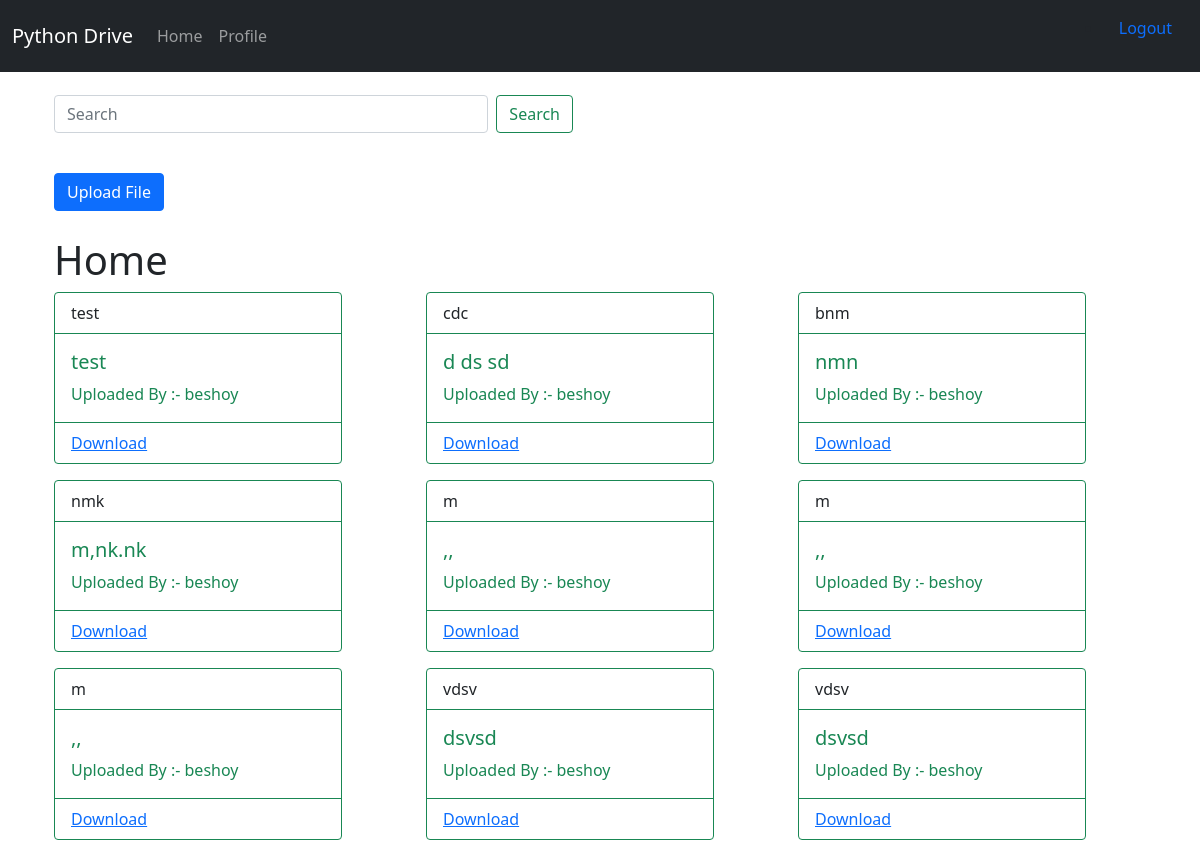
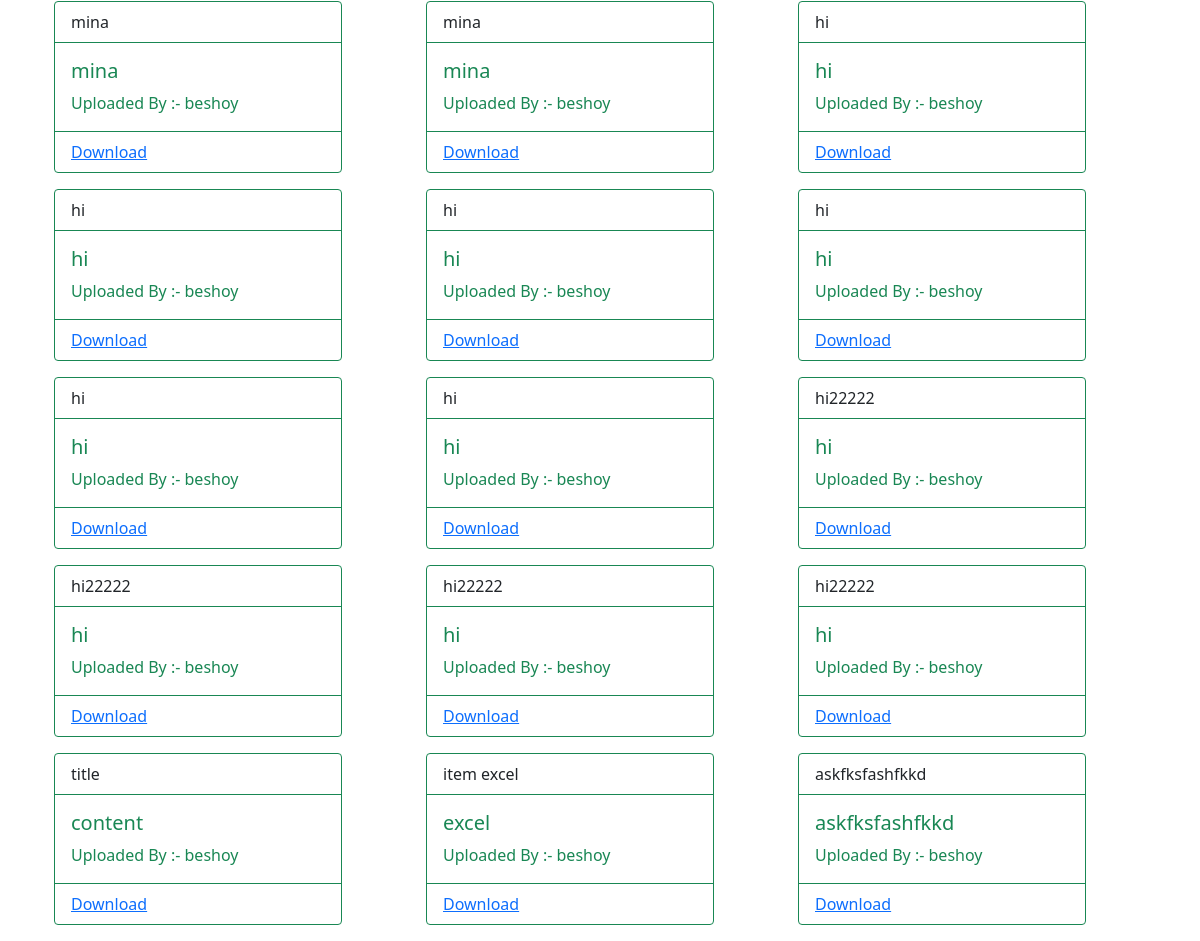
The app's page /search/ with its own data (2 pictures, top to bottom).
### fileapp/models.py (models this page shows, shortened)
class FilesData(models.Model):
	user = models.ForeignKey(User , on_delete=models.CASCADE ,blank=True,null=True)
	title = models.CharField( max_length=200 )
	content = models.CharField( max_length=500 ,blank=True,null=True)
	file_name= models.FileField(upload_to='documents/')
	uploaded_at = models.DateTimeField(auto_now_add=True )

### fileapp/views.py (the view)
# urls.py: path('search/' ,serch_in_files , name="search" ),
def serch_in_files(request):
	pattern = request.GET.get("search")
	if pattern :
		query_all = Q(title__icontains=pattern) | Q(content__icontains=pattern)
		data = {"data":[obj for obj in FilesData.objects.filter(query_all).distinct()]}
		a = get_pdf_files(pattern)
		b = get_excel_files(pattern)
		all_files = a+b
		if len(all_files) > 0 :
			for i in all_files:
				try :
					obj = FilesData.objects.get(file_name__icontains= i)
					data['data'].append(obj)
				except:
					pass
		return render(request , "home.html" , data)
	else :
		data={ "data" : FilesData.objects.all()}
	return render(request , "home.html" , data)

### userprofile/templates/home.html
{% extends 'base.html' %}
{% block content %}
<h1> Home </h1>
<div class="row">
{% for i in data %}
<div class="col-4">
<div class="card border-success mb-3" style="max-width: 18rem;">
  <div class="card-header bg-transparent border-success"> {{ i.title }} </div>
  <div class="card-body text-success">
    <h5 class="card-title"> {{ i.content }} </h5>
    <p class="card-text"> Uploaded By :- {{i.user.username }}</p>
  </div>
  <div class="card-footer bg-transparent border-success"><a href="{{ i.file_name.url }}" download>  Download </a> </div>
</div>
</div>
{% endfor %}
</div>
{% endblock %}

### userprofile/templates/base.html (shortened to what this page needs)
{% load static %}
<!doctype html>
<html lang="en">
  <head>
<link rel="stylesheet" type="text/css" href="{% static 'css/bootstrap.min.css' %}">
    <link href="{% static 'css/starter-template.css' %}" rel="stylesheet">
  </head>
  <body>
<nav class="navbar navbar-expand-md navbar-dark bg-dark fixed-top">
  <div class="container-fluid">
    <a class="navbar-brand" href="{% url 'home' %}"> Python Drive </a>
    <div class="collapse navbar-collapse" id="navbarsExampleDefault">
      <ul class="navbar-nav me-auto mb-2 mb-md-0">
        <li class="nav-item active">
          <a class="nav-link" aria-current="page" href="{% url 'home' %}" >Home</a>
        </li>
        <li class="nav-item">
          <a class="nav-link" href="{% url 'profile' idx=request.user.id %}">Profile</a>
        </li>
      </ul>
      <ul class="d-flex">
      	 <li class="nav-item">
          <a class="nav-link" href="{% url 'logout' %}"> Logout </a>
        </li>
        </ul>
    </div>
  </div>
</nav>
<main class="container">
  <div class="container">
  	<div class="mod">
  	<div class="row">
  		<div class="col-6">
  	 <form class="d-flex" method='get' action ="{% url 'search' %}">
        <input class="form-control me-2" type="search" placeholder="Search" aria-label="Search" name='search'>
        <button class="btn btn-outline-success" type="submit">Search</button>
     </form>
 </div></div></div>
<div class="mod">
<button type="button" class="btn btn-primary" data-toggle="modal" data-target="#exampleModal">
  Upload File
</button>
</div>
{% block content %}  {% endblock %}
</div>
</main>
  </body>
</html>

### static/css/starter-template.css (style rules this page uses)
body { padding-top: 5rem; }

### userprofile/templates/base.html (style rules this page uses)
.mod { padding-top: 15px; padding-right: 30px; padding-bottom: 25px; }

### records on screen
FilesData: title "test", content "test", user.username "beshoy"
FilesData: title "cdc", content "d ds sd", user.username "beshoy"
FilesData: title "bnm", content "nmn", user.username "beshoy"
FilesData: title "nmk", content "m,nk.nk", user.username "beshoy"
FilesData: title "m", content ",,", user.username "beshoy"
FilesData: title "m", content ",,", user.username "beshoy"
FilesData: title "m", content ",,", user.username "beshoy"
FilesData: title "vdsv", content "dsvsd", user.username "beshoy"
FilesData: title "vdsv", content "dsvsd", user.username "beshoy"
FilesData: title "mina", content "mina", user.username "beshoy"
FilesData: title "mina", content "mina", user.username "beshoy"
FilesData: title "hi", content "hi", user.username "beshoy"
FilesData: title "hi", content "hi", user.username "beshoy"
FilesData: title "hi", content "hi", user.username "beshoy"
FilesData: title "hi", content "hi", user.username "beshoy"
FilesData: title "hi", content "hi", user.username "beshoy"
FilesData: title "hi", content "hi", user.username "beshoy"
FilesData: title "hi22222", content "hi", user.username "beshoy"
FilesData: title "hi22222", content "hi", user.username "beshoy"
FilesData: title "hi22222", content "hi", user.username "beshoy"
FilesData: title "hi22222", content "hi", user.username "beshoy"
FilesData: title "title", content "content", user.username "beshoy"
FilesData: title "item excel", content "excel", user.username "beshoy"
FilesData: title "askfksfashfkkd", content "askfksfashfkkd", user.username "beshoy"
